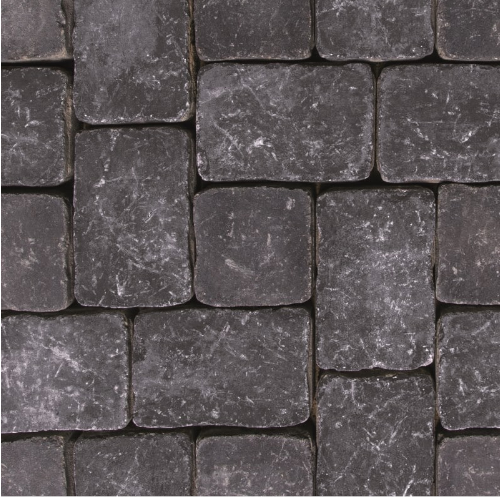
#> input picture image.png, 500 x 500 px
$ python zadanie8.py
#> lines starting #> are read from the running program, lines starting #| are printed output that depends on the picture; after the words box and inside, x2 and y2 are one past the last pixel; in counts of white or black regions, pixels touching at a corner belong together
import cv2
import numpy as np

image_path = "image.png"
image = cv2.imread(image_path)
#> image is the input picture: shape (500, 500, 3); mean B, G, R 88.1, 86.2, 92.5
gray = cv2.cvtColor(image, cv2.COLOR_BGR2GRAY)

_, thresh_basic = cv2.threshold(gray, 120, 255, cv2.THRESH_BINARY)
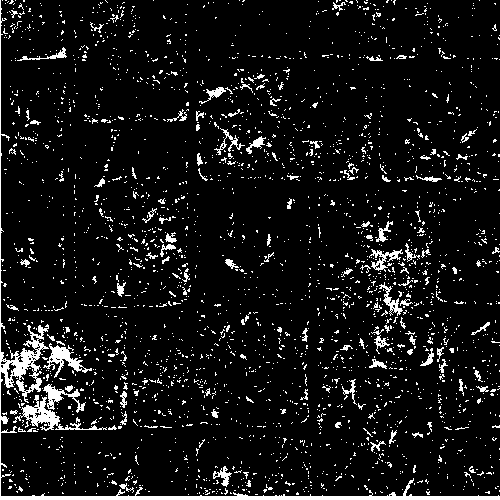
#> thresh_basic: shape (500, 500); 7.9% white; 2768 white regions (2647 under 20 px), largest, box (x1, y1, x2, y2) and area: (0, 0, 500, 500) 4067, (13, 395, 107, 431) 761, (43, 343, 92, 378) 520
_, thresh_otsu = cv2.threshold(gray, 0, 255, cv2.THRESH_BINARY + cv2.THRESH_OTSU)
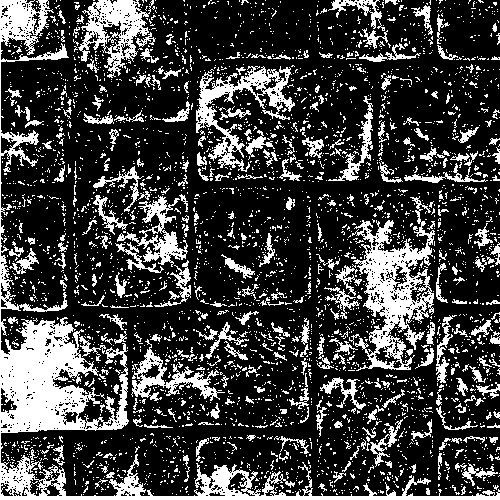
#> thresh_otsu: shape (500, 500); 25% white; 3647 white regions (3360 under 20 px), largest, box (x1, y1, x2, y2) and area: (0, 0, 500, 500) 17523, (352, 196, 435, 371) 5538, (196, 66, 295, 172) 2866

blurred = cv2.GaussianBlur(gray, (5,5), 0)
_, thresh_otsu_blur = cv2.threshold(blurred, 0, 255, cv2.THRESH_BINARY + cv2.THRESH_OTSU)
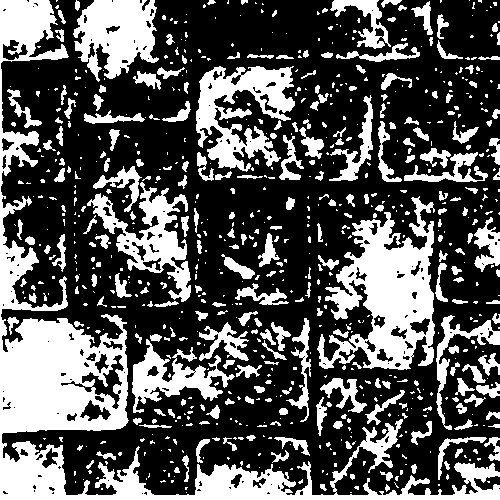
#> thresh_otsu_blur: shape (500, 500); 33.9% white; 778 white regions (529 under 20 px), largest, box (x1, y1, x2, y2) and area: (0, 0, 500, 500) 28659, (317, 196, 435, 370) 10270, (196, 66, 295, 172) 5258

kernel = np.ones((3,3), np.uint8)
eroded = cv2.erode(thresh_otsu_blur, kernel, iterations=1)
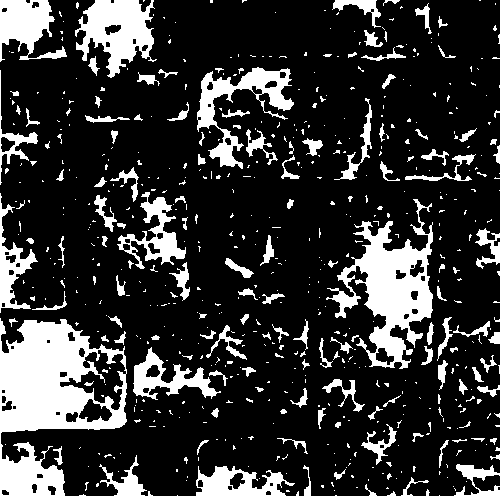
#> eroded: shape (500, 500); 20.7% white; 604 white regions (471 under 20 px), largest, box (x1, y1, x2, y2) and area: (0, 318, 500, 500) 16989, (326, 199, 433, 369) 7031, (75, 0, 157, 78) 3541

cv2.imshow("Oryginalny obraz", image)
cv2.imshow("Progowanie podstawowe T=120", thresh_basic)
cv2.imshow("Progowanie Otsu", thresh_otsu)
cv2.imshow("Progowanie Otsu po rozmyciu", thresh_otsu_blur)
cv2.imshow("Erozja po progowaniu Otsu + rozmyciu", eroded)

cv2.waitKey(0)
cv2.destroyAllWindows()

# Komentarz:
# Progowanie metodą Otsu lepiej wykrywa wady, ponieważ automatycznie dobiera próg.
# Rozmycie Gaussa pomaga usunąć szum i wygładzić powierzchnię, a erozja usuwa drobne zakłócenia,
# dzięki czemu wady kostki są wyraźniejsze i bardziej czytelne na obrazie binarnym.
